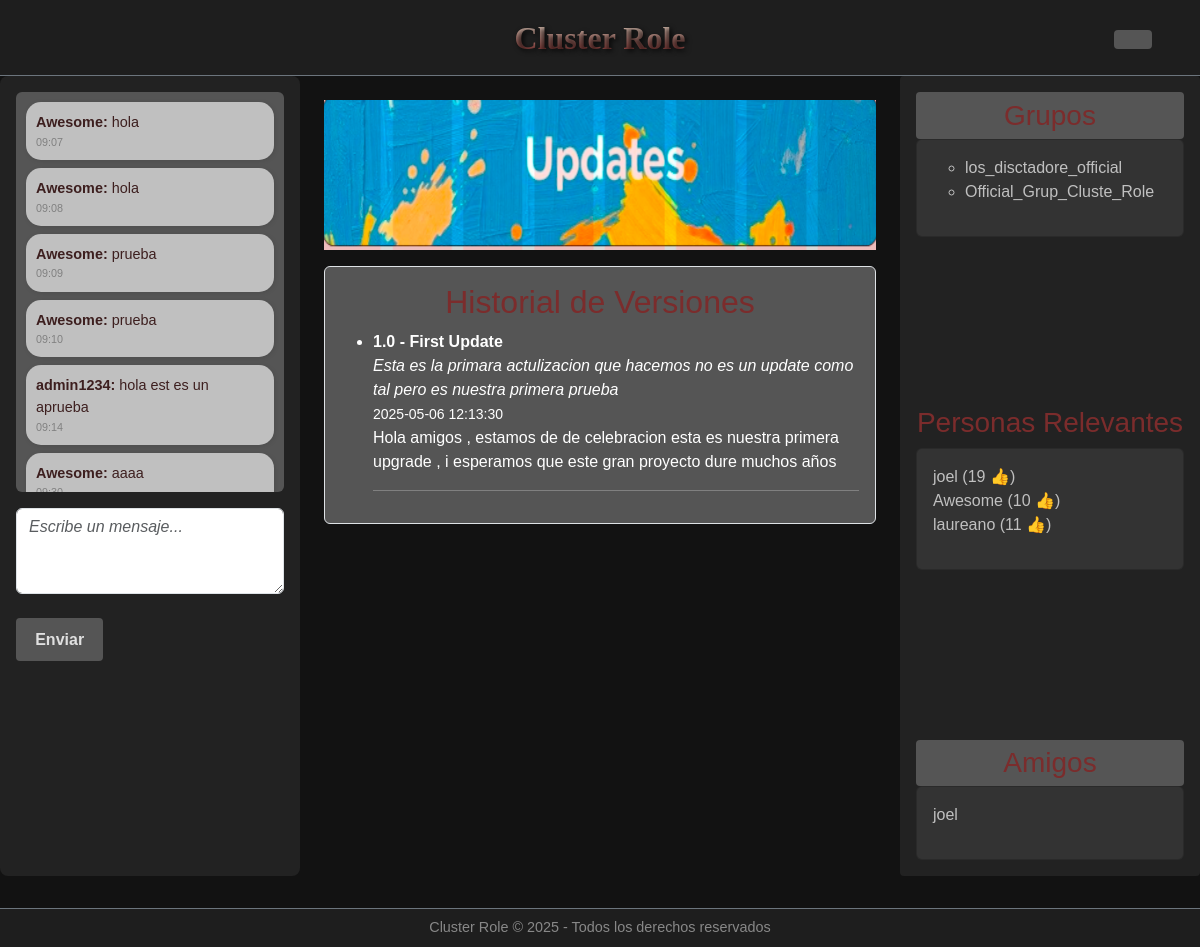
Page /plana_usuari/usuario.php (signed in) on the committed database.
### tables this page shows
CREATE TABLE IF NOT EXISTS `chat` (
  `id_chat` int NOT NULL AUTO_INCREMENT,
  `id_user` int DEFAULT NULL,
  `text` varchar(100) DEFAULT NULL,
  `date` datetime DEFAULT CURRENT_TIMESTAMP,
  PRIMARY KEY (`id_chat`),
  KEY `id_user` (`id_user`)
);

CREATE TABLE IF NOT EXISTS `usuarios` (
  `id_user` int NOT NULL AUTO_INCREMENT,
  `user_name` varchar(20) DEFAULT NULL,
  `contraseña` varchar(100) DEFAULT NULL,
  `email` varchar(20) DEFAULT NULL,
  `creation_date` datetime DEFAULT CURRENT_TIMESTAMP,
  `estado` varchar(200) NOT NULL,
  `positivo` int DEFAULT '0',
  `negativo` int DEFAULT '0',
  `profile_photo` blob,
  `premium` tinyint(1) DEFAULT NULL,
  `baneo` tinyint(1) DEFAULT NULL,
  `administrador` tinyint(1) DEFAULT NULL,
  PRIMARY KEY (`id_user`)
);

CREATE TABLE IF NOT EXISTS `update_log` (
  `id_update` int NOT NULL AUTO_INCREMENT,
  `title` varchar(200) DEFAULT NULL,
  `version` varchar(200) DEFAULT NULL,
  `short_explanation` varchar(100) DEFAULT NULL,
  `long_explanation` varchar(500) DEFAULT NULL,
  `date` datetime DEFAULT CURRENT_TIMESTAMP,
  PRIMARY KEY (`id_update`)
);

CREATE TABLE IF NOT EXISTS `grupo` (
  `id_group` int NOT NULL AUTO_INCREMENT,
  `group_name` varchar(100) DEFAULT NULL,
  `id_creador` int NOT NULL,
  `creation_date` datetime DEFAULT CURRENT_TIMESTAMP,
  `users` int DEFAULT NULL,
  `profile_photo` blob,
  PRIMARY KEY (`id_group`)
);

### plana_usuari/obtener_mensajes.php (the view, shortened to what this page needs)
<?php
include 'conexion.php';
$consulta = "
  SELECT chat.text, chat.date, usuarios.user_name
  FROM chat
  JOIN chat_usuarios ON chat.id_chat = chat_usuarios.id_chat
  JOIN usuarios ON chat_usuarios.id_usuarios = usuarios.id_user
";
$resultado = $conn->query($consulta);
if ($resultado && $resultado->num_rows > 0) {
  while ($row = $resultado->fetch_assoc()) {
    echo '<div class="chat-bubble mb-2" style=" background-color: #c0c0c0;">';
    echo '<strong style="background-color: #c0c0c0;">' . htmlspecialchars($row['user_name']) . ':</strong> ';
    echo htmlspecialchars($row['text']);
    echo '<div style="font-size: 0.75em; color: gray; background-color: #c0c0c0;">' . date('H:i', strtotime($row['date'])) . '</div>';
    echo '</div>';
  }
} else {
  echo '<div class="alerta mb-2">No hay mensajes aún.</div>';
}
?>

### plana_usuari/mostrar_versiones.php (shortened to what this page needs)
<?php
include 'conexion.php';
$sql = "SELECT * FROM update_log ORDER BY date DESC";
$result = $conn->query($sql);
if ($result->num_rows > 0) {
    echo "<ul class='mb-0'>";
    while ($row = $result->fetch_assoc()) {
        echo "<li><strong>{$row['version']} - {$row['title']}</strong><br>";
        echo "<em>{$row['short_explanation']}</em><br>";
        echo "<small>{$row['date']}</small><br>";
        echo "<p>{$row['long_explanation']}</p></li><hr>";
    }
    echo "</ul>";
} else {
    echo "<p>No hay versiones registradas.</p>";
}
?>

### plana_usuari/datos_grupos.php (shortened to what this page needs)
<?php
include 'conexion.php';
$id_usuario = $_SESSION['id_user'] ?? 0;
$query = "SELECT g.group_name
          FROM grupo g
          JOIN user_group ug ON g.id_group = ug.id_group
          JOIN usuarios u ON ug.id_user = u.id_user
          WHERE u.id_user = ?
          ORDER BY g.creation_date DESC
          LIMIT 5";
$stmt = $conn->prepare($query);
$stmt->bind_param("i", $id_usuario);
$stmt->execute();
$result = $stmt->get_result();
if ($result->num_rows === 0) {
    echo "<p>No estás asignado a ningún grupo.</p>";
} else {
    echo "<ul>";
    while ($row = $result->fetch_assoc()) {
        $group_name = htmlspecialchars($row['group_name'] ?? '');
        echo "<li>" . $group_name . "</li>";
    }
    echo "</ul>";
}
?>

### plana_usuari/datos_relevantes.php
<?php
include 'conexion.php';
$query = "SELECT user_name, positivo
FROM usuarios
WHERE positivo >= 8;
";
$result = $conn->query($query);
if ($result && $result->num_rows > 0) {
  while ($row = $result->fetch_assoc()) {
    echo "<li>" . htmlspecialchars($row['user_name']) . " (" . $row['positivo'] . " 👍)</li>";
  }
} else {
  echo "<li>No hay usuarios destacados</li>";
}
?>

### plana_usuari/datos_amigos.php (shortened to what this page needs)
<?php
include 'conexion.php';
$id_usuario = $_SESSION['id_user'];
$query = "SELECT u.user_name
          FROM usuario_amigos f
          JOIN usuarios u ON f.id_amigo = u.id_user
          WHERE f.id_usuario = ?";
$stmt = $conn->prepare($query);
$stmt->bind_param("i", $id_usuario);
$stmt->execute();
$result = $stmt->get_result();
if ($result && $result->num_rows > 0) {
  while ($row = $result->fetch_assoc()) {
    echo "<li>" . htmlspecialchars($row['user_name']) . "</li>";
  }
} else {
  echo "<li>No hay amigos</li>";
}
?>

### plana_usuari/styles.css (style rules this page uses)
body { font-family: 'Georgia', serif; background-color: #f5eaea; color: #3d1f1f; }
.chat-bubble { background-color: #f3d5d5; padding: 10px; border-radius: 15px; box-shadow: 1px 1px 5px rgba(0, 0, 0, 0.1); font-size: 0.9rem; color: #3d1f1f; }

### plana_usuari/usuario.php (style rules this page uses)
body, html { margin: 0; padding: 0; font-family: Arial, sans-serif; background: #121212; color: #c0c0c0; min-height: 100vh; }

### rows in the picture
chat: id_user.user_name "Awesome", text "hola", date "09:07"
chat: id_user.user_name "Awesome", text "hola", date "09:08"
chat: id_user.user_name "Awesome", text "prueba", date "09:09"
chat: id_user.user_name "Awesome", text "prueba", date "09:10"
chat: id_user.user_name "admin1234", text "hola est es un aprueba", date "09:14"
chat: id_user.user_name "Awesome", text "aaaa"
update_log: version "1.0", title "First Update", short_explanation "Esta es la primara actulizacion que hacemos no es un update como tal pero es nuestra primera prueba", date "2025-05-06 12:13:30", long_explanation "Hola amigos , estamos de de celebracion esta es nuestra primera upgrade , i esperamos que este gran proyecto dure muchos años"
grupo: group_name "los_disctadore_official"
grupo: group_name "Official_Grup_Cluste_Role"
usuarios: user_name "joel", positivo "19"
usuarios: user_name "Awesome", positivo "10"
usuarios: user_name "laureano", positivo "11"
